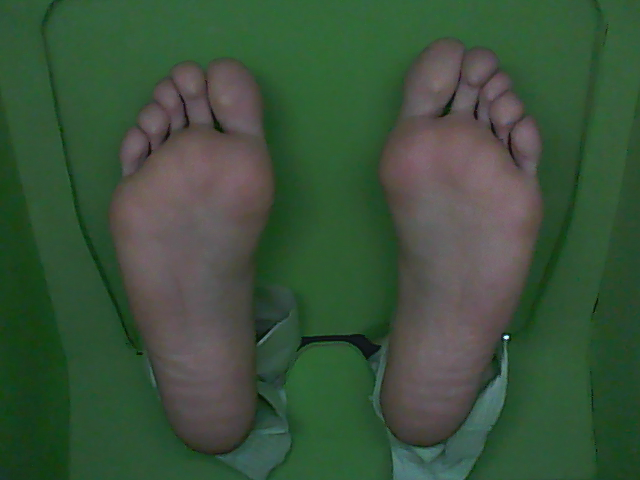
#> input picture GUI2/Utils/VIS_1.png, 640 x 480 px
$ python image_proc.py   (older library calls are emulated)
#> lines starting #> are read from the running program, lines starting #| are printed output that depends on the picture; after the words box and inside, x2 and y2 are one past the last pixel; in counts of white or black regions, pixels touching at a corner belong together
from skimage.feature import peak_local_max
from skimage.morphology import watershed
from scipy import ndimage
from matplotlib import pyplot as plt
from matplotlib.widgets import Slider
from difference import maskFoot
import numpy as np
import argparse
import imutils
import cv2

'''Este fichero obtiene los contornos de los pies en las fotos sacadas por el Footshot'''

image_clean = cv2.imread('./VIS_1.png')
#> image_clean is the input picture: shape (480, 640, 3); mean B, G, R 58.7, 82.5, 58.4
''' Promedia los colores de los pixeles '''
image = cv2.pyrMeanShiftFiltering(image_clean, 16, 25)
#image = cv2.GaussianBlur(image_clean, (3, 3), 0)
filt = cv2.cvtColor(image, cv2.COLOR_BGR2HSV)
#> filt: shape (480, 640, 3); mean H, S, V 68.7, 95.3, 86.8

cv2.imshow('ttt', filt)

filt = cv2.blur(filt, (5, 5))
#> filt: shape (480, 640, 3); mean H, S, V 68.7, 95.3, 86.8
filt = cv2.inRange(filt, (0, 30, 60), (125, 75, 200))
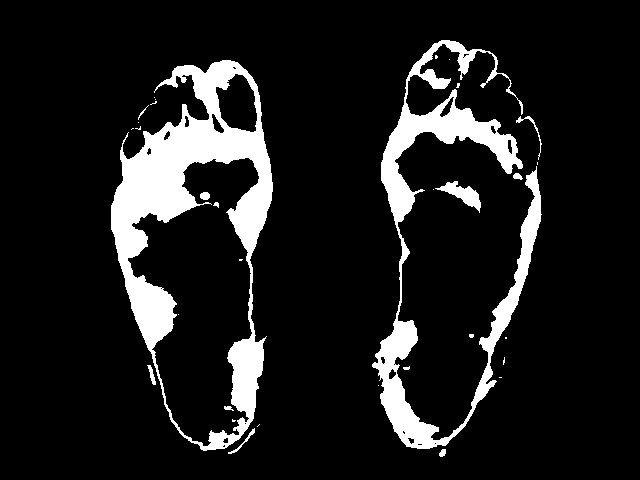
#> filt: shape (480, 640); 11.2% white; 33 white regions (20 under 20 px), largest, box (x1, y1, x2, y2) and area: (111, 60, 273, 451) 19829, (372, 40, 542, 449) 13487, (435, 181, 481, 213) 538

kernel = cv2.getStructuringElement(cv2.MORPH_ELLIPSE, (5, 5))
hsv_d = cv2.dilate(filt, kernel)
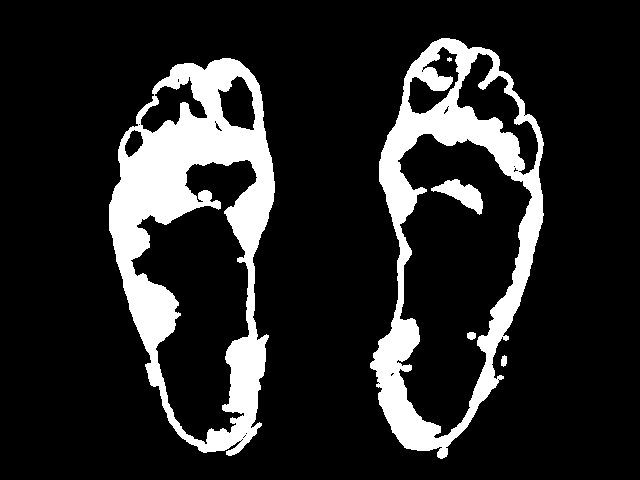
#> hsv_d: shape (480, 640); 15.2% white; 6 white regions (1 under 20 px)
#filt = cv2.threshold(filt, 100, 255, cv2.THRESH_BINARY_INV + cv2.THRESH_OTSU)[1]

cv2.imshow('filt1', hsv_d)

cnts = cv2.findContours(hsv_d.copy(), cv2.RETR_EXTERNAL,
		cv2.CHAIN_APPROX_SIMPLE)
#> cnts = 3 contours; box (x1, y1, x2, y2) and area: (370, 38, 544, 459) 49626, (109, 58, 275, 456) 47630, (501, 355, 507, 367) 43
cnts = imutils.grab_contours(cnts)

longest = [[], []]

''' ...y nos quedamos con el/los contornos mas largos '''
for cont in cnts:
	if len(cont) > len(longest[0]):
		longest[1] = longest[0]
		longest[0] = cont
	elif len(cont) > len(longest[1]):
		longest[1] = cont
#> this loop made 3 passes
#> after the loop, longest = 2 contours; box (x1, y1, x2, y2) and area: (370, 38, 544, 459) 49626, (109, 58, 275, 456) 47630

hulls = [cv2.convexHull(longest[0], False), cv2.convexHull(longest[1], False)]
#> hulls = 2 contours; box (x1, y1, x2, y2) and area: (370, 38, 544, 459) 54900, (109, 58, 275, 456) 51043
#cv2.drawContours(image_clean, [longest[0]], -1, (0, 255, 0), 2)
#cv2.drawContours(image_clean, [longest[1]], -1, (0, 255, 0), 2)

rows, cols = image_clean.shape[:2]
#> rows = 480; cols = 640
mask = np.zeros((rows, cols))

cv2.fillConvexPoly(mask, hulls[0], 255)
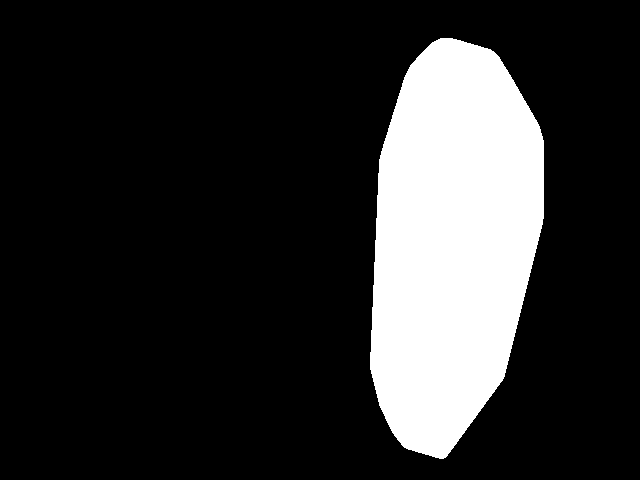
#> mask: shape (480, 640) float64; 18% white; 1 white region, box (x1, y1, x2, y2) and area: (370, 38, 544, 459) 55365
cv2.fillConvexPoly(mask, hulls[1], 255)
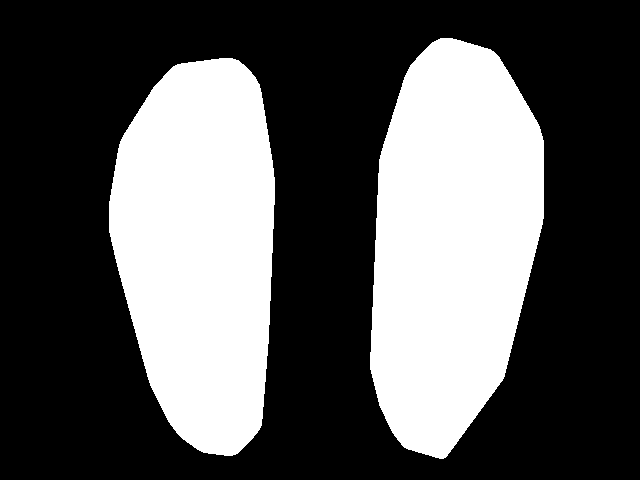
#> mask: shape (480, 640) float64; 34.8% white; 2 white regions, box (x1, y1, x2, y2) and area: (370, 38, 544, 459) 55365, (109, 58, 275, 456) 51499
cv2.imshow('mask', mask.astype(np.uint8))


mask = mask.astype(np.bool)
out = np.zeros_like(image_clean)
out[mask] = image_clean[mask]
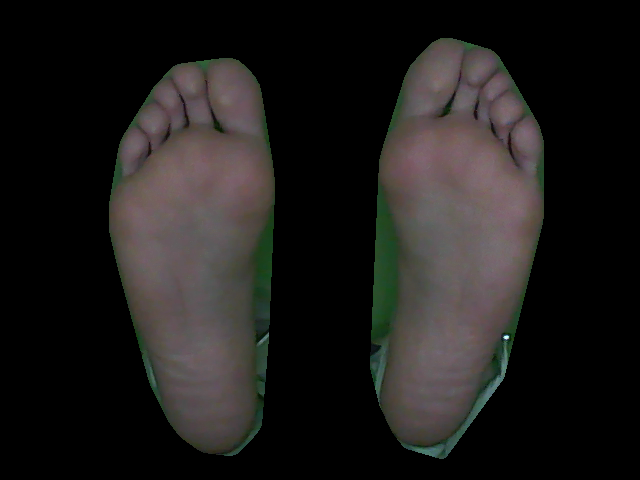
#> out: shape (480, 640, 3); mean B, G, R 27.1, 28.4, 30.4

cv2.imshow('dsda', image_clean)
cv2.imshow('ads', out)
cv2.waitKey(0)
